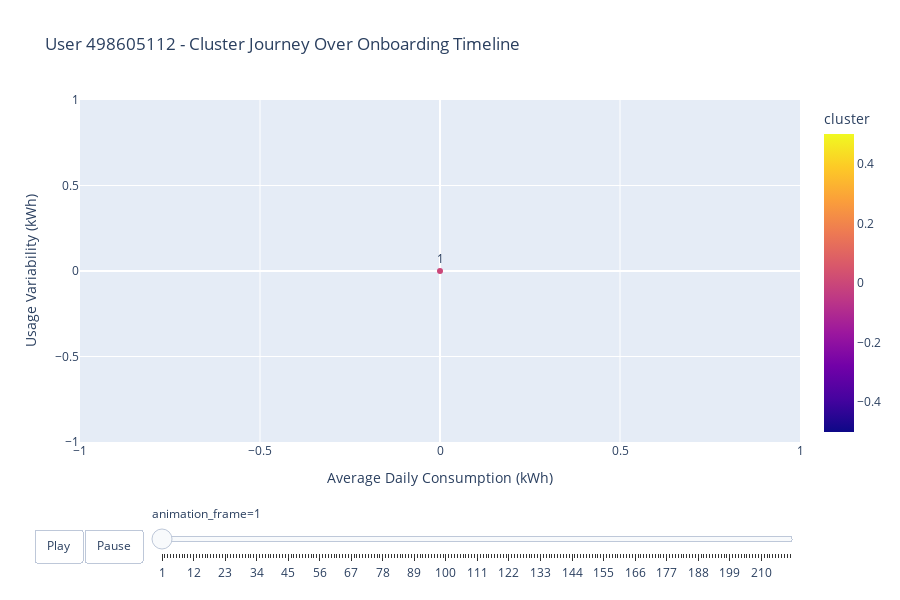

This figure's notebook cell:
### Code cell
animate_timeline_cluster_by_days(498605112)
